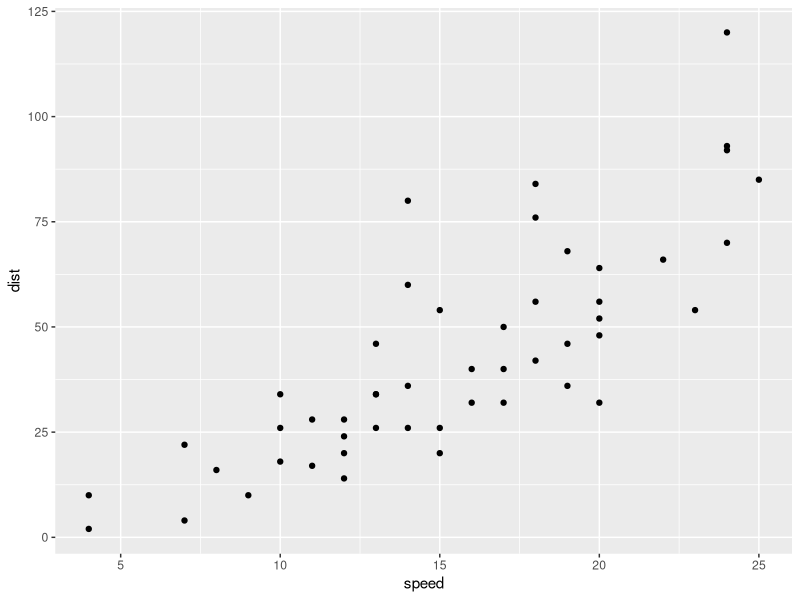
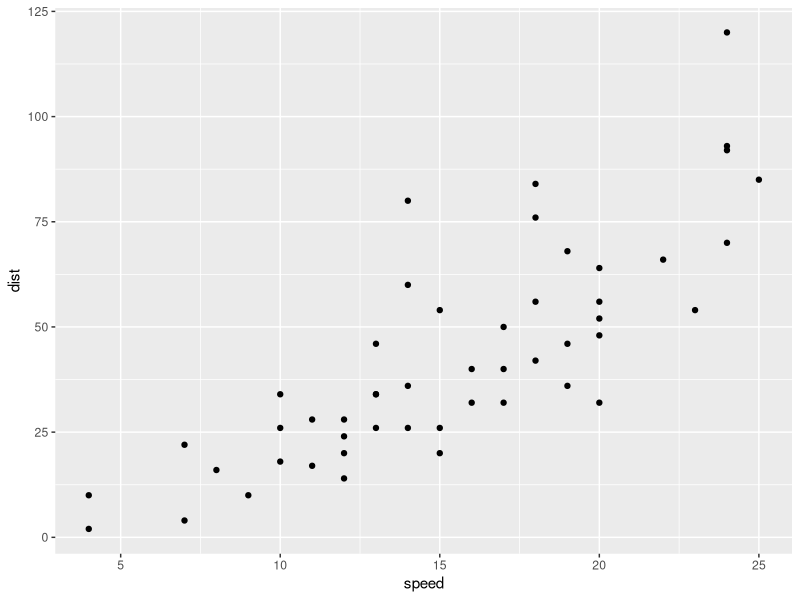
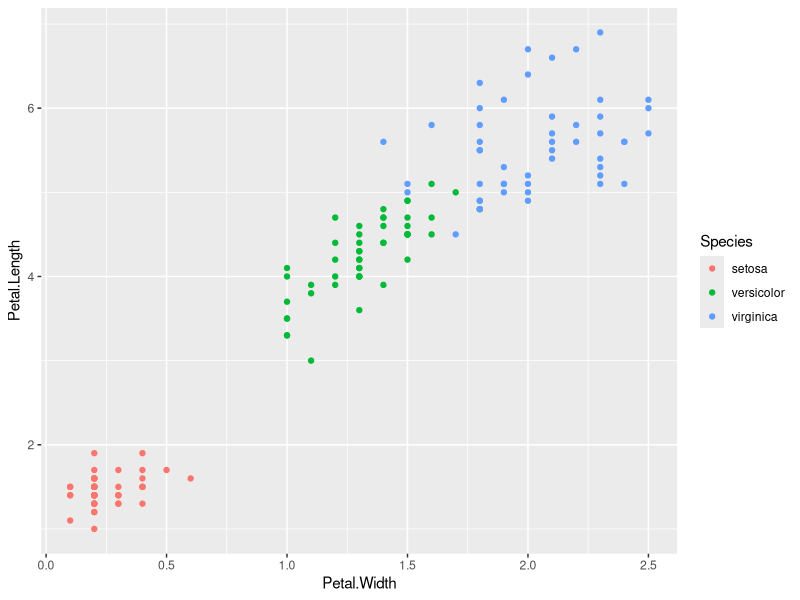
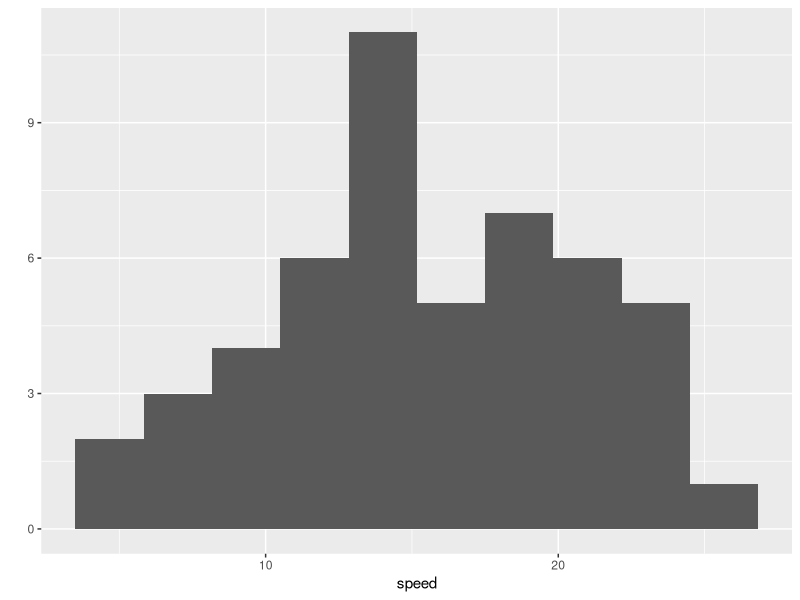
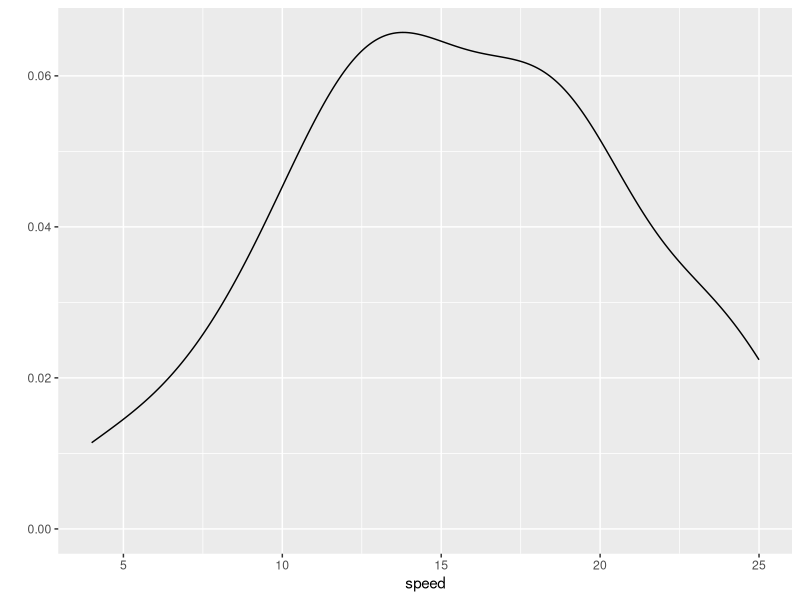
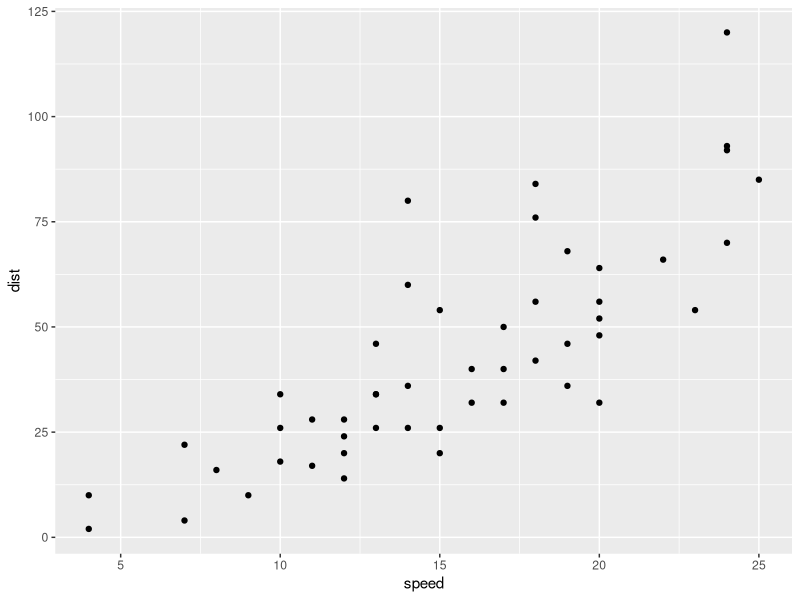
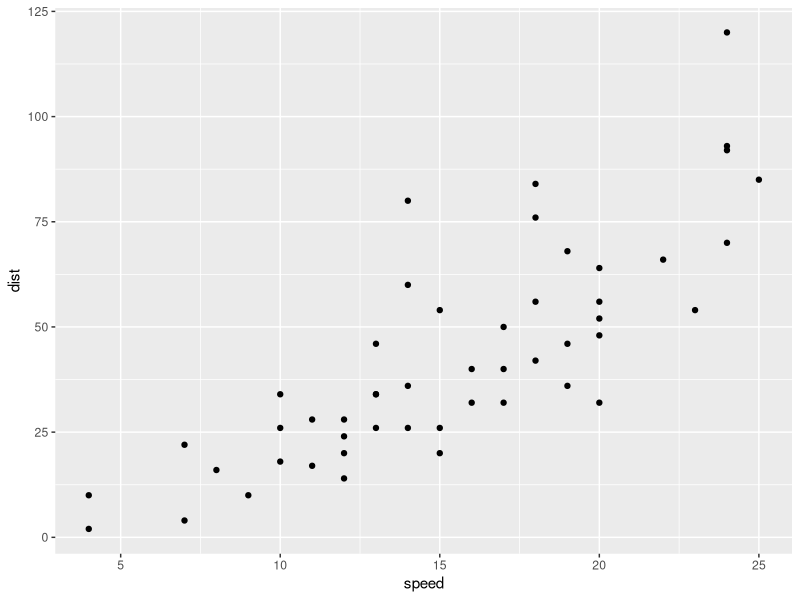
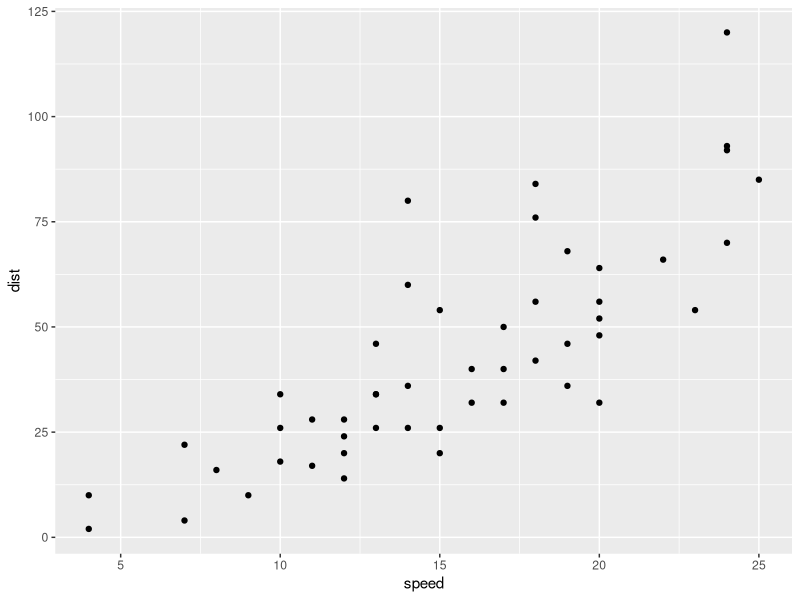

The R source for these figures, in order:
## ---- chunk 1
library(ggplot2)
library(magrittr)
library(tidyr)
library(dplyr)
library(knitr)
# library(help = "ggplot2")
## ---- chunk 2
cars %>% qplot(speed, dist, data = .)
## ---- chunk 3
p <- cars %>% qplot(speed, dist, data = .)
p
## ---- chunk 4
iris %>% qplot(Petal.Width, Petal.Length, color = Species, data = .)
## ---- chunk 5
cars %>% qplot(speed, data = ., bins = 10)
## ---- chunk 6
cars %>% qplot(speed, data = ., geom = "density")
## ---- chunk 7
ggplot(cars) + geom_point(aes(x = speed, y = dist))
## ---- chunk 8
ggplot(cars, aes(x = speed, y = dist)) + geom_point()
## ---- chunk 9
cars %>% ggplot(aes(x = speed, y = dist)) + geom_point()
## ---- chunk 10
iris %>% qplot(Petal.Width, Petal.Length, color = Species, data = .)
## ---- chunk 11
iris %>% ggplot + geom_point(aes(x = Petal.Width, y = Petal.Length, color = Species))
# ggplot(iris) + geom_point(aes(x = Petal.Width, y = Petal.Length, color=Species))
## ---- chunk 12
iris %>% ggplot + geom_point(aes(x = Petal.Width, y = Petal.Length), color = "red")
## ---- chunk 13
cars %>% qplot(speed, data = ., bins = 10)
cars %>% qplot(speed, data = ., geom = "density")
## ---- chunk 14
cars %>% ggplot + geom_histogram(aes(x = speed), bins = 10)
cars %>% ggplot + geom_density(aes(x = speed))
## ---- chunk 15
cars %>% ggplot(aes(x = speed, y = ..count..)) + 
    geom_histogram(bins = 10) +
    geom_density()
# cars %>% ggplot(aes(x = speed, y = ..dednsity..)) + 
#     geom_histogram(bins = 10) +
#     geom_density()
## ---- chunk 16
cars %>% ggplot(aes(x = speed, y = dist)) + 
    geom_point() + geom_smooth(method = "lm")
## ---- chunk 17
cars %>% ggplot(aes(x = speed, y = dist)) + 
    geom_point() + geom_smooth()
## ---- chunk 18
longley %>% ggplot(aes(x = Year)) +
    geom_line(aes(y = Unemployed)) + 
    geom_line(aes(y = Armed.Forces), color = "blue")
## ---- chunk 19
longley %>% ggplot(aes(x = Year)) +
    geom_point(aes(y = Unemployed)) + 
    geom_point(aes(y = Armed.Forces), color = "blue") + 
    geom_line(aes(y = Unemployed)) + 
    geom_line(aes(y = Armed.Forces), color = "blue")

# ggplot(longley, aes(x = Year)) +
#     geom_point(aes(y = Unemployed)) + 
#     geom_point(aes(y = Armed.Forces), color = "blue") + 
#     geom_line(aes(y = Unemployed)) + 
#     geom_line(aes(y = Armed.Forces), color = "blue")
## ---- chunk 20
longley %>% 
    gather(key = Status, value = Measure, Unemployed, Armed.Forces) %>%
    select(Status,Measure,Year) %>%
    head(10) %>% kable
## ---- chunk 21
longley %>% gather(key,value, Unemployed, Armed.Forces) %>% 
    ggplot(aes(x = Year, y = value, color = key)) + geom_line()
## ---- chunk 22
# longley %>% gather(key, value, Unemployed, Armed.Forces) %>%
#     ggplot(aes(x = Year, y = value)) + geom_line() +
#     facet_grid(key ~ .)

longley %>% pivot_longer(c(Unemployed, Armed.Forces), names_to = "key", values_to = "value") %>%
    ggplot(aes(x = Year, y = value)) + geom_line() +
    facet_grid(key ~ .)
## ---- chunk 23
#iris %>% gather(Measurement, Value, -Species) %>% head(10) %>% kable
# Instead
iris %>% pivot_longer(c(-Species), names_to = "Key", values_to = "Value") %>% head(10) %>% kable
## ---- chunk 24
iris %>% pivot_longer(c(-Species), names_to = "Measurement", values_to = "Value") %>%
    ggplot(aes(x = Species, y = Value)) + 
    geom_boxplot() + 
    facet_grid(Measurement ~ .)
## ---- chunk 25
iris %>% pivot_longer(c(-Species), names_to = "Measurement",  values_to = "Value") %>%
    ggplot(aes(x = Species, y = Value)) + 
    geom_boxplot() + 
    facet_grid(Measurement ~ ., scale = "free_y")
## ---- chunk 26
label_map <- c(Petal.Width = "Petal Width",
               Petal.Length = "Petal length",
               Sepal.Width = "Sepal Width",
               Sepal.Length = "Sepal length")

iris %>% pivot_longer(c(-Species), names_to = "Measurement", values_to = "Value") %>%
    ggplot(aes(x = Species, y = Value)) + 
    geom_boxplot() + 
    facet_grid(Measurement ~ ., scale = "free_y",
               labeller = labeller(Measurement = label_map))
## ---- chunk 27
cars %>% ggplot(aes(x = speed, y = dist)) +
    geom_point() + geom_smooth(method = "lm") +
    scale_x_continuous("Speed") + 
    scale_y_continuous("Stopping Distance")
## ---- chunk 28
longley %>% pivot_longer(c(Unemployed, Armed.Forces), names_to = "key", values_to = "value") %>%
    ggplot(aes(x = Year, y = value)) + geom_line() +
    scale_x_continuous(breaks = 1947:1962) +
    facet_grid(key ~ .)
## ---- chunk 29
cars %>% ggplot(aes(x = speed, y = dist)) +
geom_point() + geom_smooth(method = "lm") +
scale_x_reverse("Speed") +
scale_y_continuous("Stoppping Distance") + 
scale_y_log10()
## ---- chunk 30
iris %>% ggplot(aes(x = Species, y = Petal.Length)) + 
    geom_boxplot() + geom_jitter(width = 0.1, height = 0.1)
## ---- chunk 31
iris %>% ggplot(aes(x = Species, y = Petal.Length)) + 
    geom_boxplot() + geom_jitter(width = 0.1, height = 0.1) +
    scale_x_discrete(label = c("setosa" = "Setosa",
                               "versicolor" = "Versicolor",
                               "virginica" = "Virginica"))
## ---- chunk 32
iris %>% pivot_longer(c(-Species), names_to = "Measurement", values_to = "Value") %>%
    ggplot(aes(x = Species, y = Value, fill = Species)) + 
    geom_boxplot() + 
    facet_grid(Measurement ~ ., scale = "free_y",
               labeller = labeller(Measurement = label_map))
## ---- chunk 33
iris %>% pivot_longer(c(-Species), names_to = "Measurement", values_to = "Value") %>%
    ggplot(aes(x = Species, y = Value, fill = Species)) + 
    geom_boxplot() + 
    scale_fill_manual(values = c("red", "green", "blue")) +
    facet_grid(Measurement ~ ., scale = "free_y",
               labeller = labeller(Measurement = label_map))
## ---- chunk 34
iris %>% pivot_longer(c(-Species), names_to = "Measurement", values_to = "Value") %>%
    ggplot(aes(x = Species, y = Value, fill = Species)) + 
    geom_boxplot() + 
    scale_fill_brewer(palette = "Greens") +
    facet_grid(Measurement ~ ., scale = "free_y",
               labeller = labeller(Measurement = label_map))
## ---- chunk 35
theme_set(theme_bw())
## ---- chunk 36
iris %>% pivot_longer(c(-Species), names_to = "Measurement", values_to = "Value") %>%
    ggplot(aes(x = Species, y = Value, fill = Species)) +
    geom_boxplot() + 
    scale_x_discrete(labels = c("setosa" = "Setosa",
                                "versicolor" = "Versicolor",
                                "virginica" = "Virgnica")) + 
    scale_fill_brewer(palette ="Greens") +
    facet_grid(Measurement ~ ., switch = "y",
               labeller = labeller(Measurement = label_map)) + 
    coord_flip()
## ---- chunk 37
label_map <- c(Petal.Width = "Petal Width",
               Petal.Length = "Petal length",
               Sepal.Width = "Sepal Width",
               Sepal.Length = "Sepal length")

species_map <- c("setosa" = "Setosa",
                "versicolor" = "Versicolor",
                "virginica" = "Virgnica")

iris %>% pivot_longer(c(-Species), names_to = "Measurement", values_to = "Value") %>%
    ggplot(aes(x = Species, y = Value, fill = Species)) +
    geom_boxplot() + 
    scale_x_discrete(labels = species_map) + 
    scale_fill_brewer(palette ="Greens", labels = species_map) +
    facet_grid(Measurement ~ ., switch = "y",
               labeller = labeller(Measurement = label_map)) + 
    coord_flip() + 
    theme(strip.background = element_blank()) + 
    theme(legend.position = "top")
## ---- chunk 38
petal <-  iris %>% ggplot() +
    geom_point(aes(x = Petal.Width, y = Petal.Length, color = Species)) + 
    theme(legend.position = "none")

sepal <- iris %>% ggplot() + 
    geom_point(aes(x = Sepal.Width, y = Sepal.Length, color  = Species)) + 
    theme(legend.position = "none")

library(gridExtra)

grid.arrange(petal, sepal, ncol = 2)
## ---- chunk 39
library(cowplot)

plot_grid(petal, sepal, labels = c("A", "B"))
